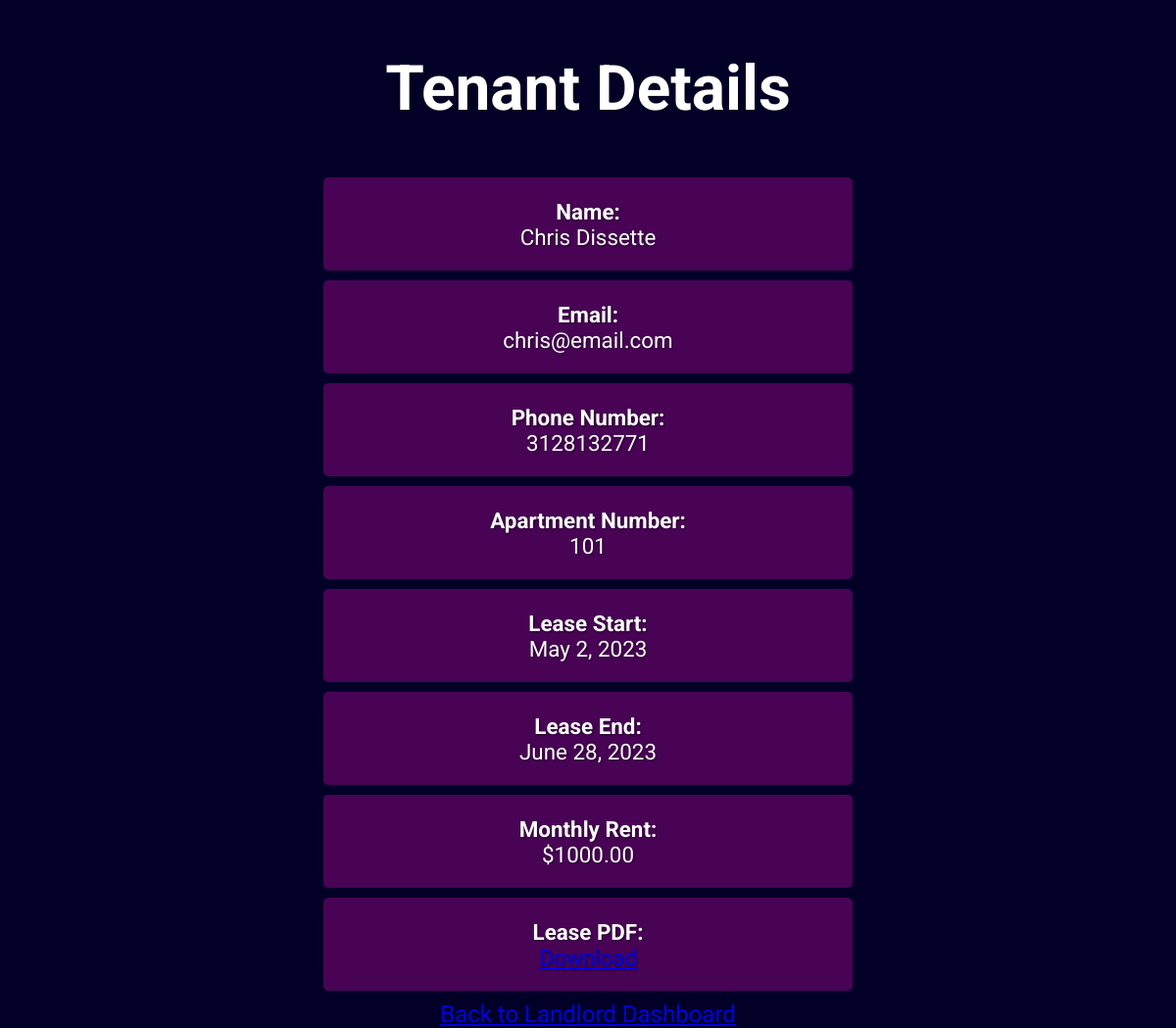
Screenshot of /tenant_detail/1/ (signed in) with the database file from the repository.
### tenant_portal_app/models.py (models this page shows, shortened)
class Tenant(models.Model):
    user = models.OneToOneField(CustomUser, on_delete=models.CASCADE)  # Updated
    landlord = models.ForeignKey(Landlord, on_delete=models.CASCADE)
    first_name = models.CharField(max_length=30)
    last_name = models.CharField(max_length=30)
    email = models.EmailField()
    phone_number = models.CharField(max_length=10)
    apartment_number = models.CharField(max_length=10)
    lease_pdf = models.FileField(upload_to='leases/')
    lease_start = models.DateField()
    lease_end = models.DateField()
    monthly_rent = models.DecimalField(max_digits=7, decimal_places=2)
    roommate = models.ForeignKey("self", null=True, blank=True, on_delete=models.SET_NULL)
    is_first_login = models.BooleanField(default=True)

### tenant_portal_app/views.py (the view)
# urls.py: path('tenant_detail/<int:tenant_id>/', views.tenant_detail, name='tenant_detail'),
@login_required
def tenant_detail(request, tenant_id):
    try:
        tenant = Tenant.objects.get(id=tenant_id, landlord=request.user.landlord)
    except Tenant.DoesNotExist:
        return redirect('landlord_dashboard')
    return render(request, 'tenant_detail.html', {'tenant': tenant})

### tenant_portal_app/templates/tenant_detail.html
{% extends 'base.html' %}
{% block content %}
<div class="tenant-details-container">
  <h2 class="tenant-details-title">Tenant Details</h2>
  <ul class="tenant-details-list">
    <li><strong>Name:</strong> {{ tenant.first_name }} {{ tenant.last_name }}</li>
    <li><strong>Email:</strong> {{ tenant.email }}</li>
    <li><strong>Phone Number:</strong> {{ tenant.phone_number }}</li>
    <li><strong>Apartment Number:</strong> {{ tenant.apartment_number }}</li>
    <li><strong>Lease Start:</strong> {{ tenant.lease_start }}</li>
    <li><strong>Lease End:</strong> {{ tenant.lease_end }}</li>
    <li><strong>Monthly Rent:</strong> ${{ tenant.monthly_rent }}</li>
    <li><strong>Lease PDF:</strong> <a href="{{ tenant.lease_pdf.url }}" target="_blank">Download</a></li>
  </ul>
  <a href="{% url 'landlord_dashboard' %}" class="tenant-details-back">Back to Landlord Dashboard</a>
</div>
{% endblock %}

### tenant_portal_app/static/css/main.css (style rules this page uses)
:root { --background-color: #030027; --button-color: #28AFB0; --button-hover: #70ee9c; --button-link-color: #ffffff; --secondary-color: #480355; --text-color: #ffffff; --link-color: #28AFB0; --danger: #cc0000; --danger-hover: #cc0000; --danger-text: #ffffff; --table-text: #FEFFFE; }
body { font-family: 'Roboto', Arial, sans-serif; background-color: var(--background-color); color: var(--text-color); display: flex; height: 98vh; margin: 0; font-size: 1.5rem; text-shadow: 1px 1px 2px rgba(0, 0, 0, 0.5); }
h2 { font-size: 4rem; font-weight: 700; }
li { font-size: 1.4rem; background-color: var(--secondary-color); padding: 10px 20px; border-radius: 5px; margin-bottom: 0.5rem; height: 75px; width: 500px; text-align: center; display: flex; align-items: center; justify-content: center; flex-direction: column; }
.tenant-details-container { display: flex; flex-direction: column; align-items: center; width: 100%; }
.tenant-details-list { list-style-type: none; padding: 0; margin: 0; font-size: 1.1em; }
.tenant-details-list li { margin-bottom: 10px; color: var(--primary-text-color); }
.tenant-details-list li strong { color: var(--secondary-text-color); }

### rows the page displays
Tenant: first_name "Chris", last_name "Dissette", email "chris@email.com", phone_number "3128132771", apartment_number "101", lease_start "May 2, 2023", lease_end "June 28, 2023", monthly_rent "1000.00"
